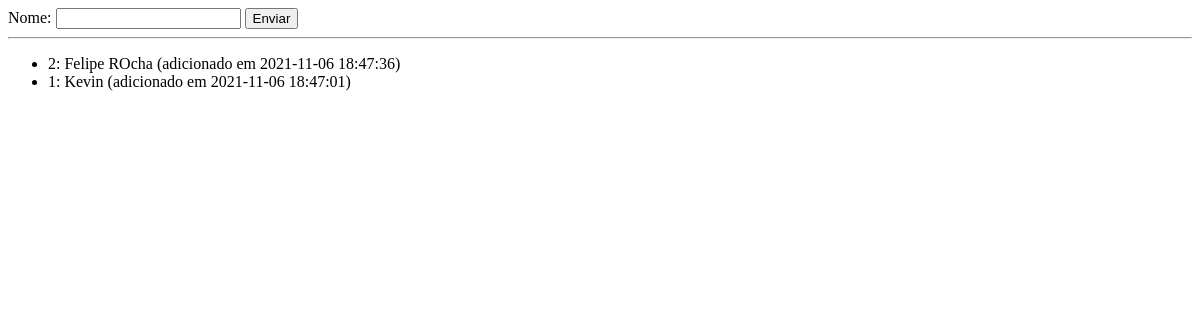
The page /db/index.php on the database as committed earlier.
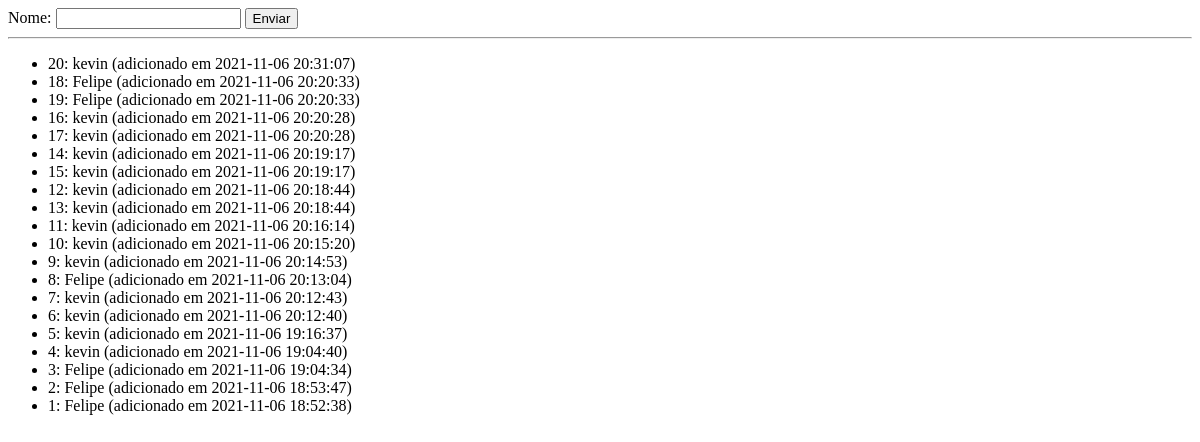
The same page on the database as committed later.
### tables this page shows
CREATE TABLE Usuarios (
    id INTEGER PRIMARY KEY AUTOINCREMENT,
    nome VARCHAR NOT NULL,
    adicionado_em TIMESTAMP NOT NULL DEFAULT CURRENT_TIMESTAMP,
    email VARCHAR
);

### db/index.php (the view, shortened to what this page needs)
<?php
try {
    $db = Database::getInstance();
    $usuarios = $db->query('SELECT * FROM Usuarios ORDER BY adicionado_em DESC')->fetchAll();
} catch (\Throwable $th) {
    echo $th;
    die(1);
}
?>
<!DOCTYPE html>
<html>
<head>
</head>
<body>
    <form method="post">
        <label for="nome">Nome: </label>
        <input type="text" name="nome" id="nome">
        <button type="submit">Enviar</button>
    </form>
    <hr>
    <ul>
        <?php foreach ($usuarios as $usuario) { ?>
            <li>
                <?= $usuario['id'] ?>: <?= $usuario['nome'] ?> (adicionado em <?= $usuario['adicionado_em'] ?>)
            </li>
        <?php } ?>
    </ul>
</body>
</html>

Rows that differ between the two databases and show on the page:
added usuarios: id "20", nome "kevin", adicionado_em "2021-11-06 20:31:07"
added usuarios: id "18", nome "Felipe", adicionado_em "2021-11-06 20:20:33"
added usuarios: id "19", nome "Felipe", adicionado_em "2021-11-06 20:20:33"
added usuarios: id "16", nome "kevin", adicionado_em "2021-11-06 20:20:28"
added usuarios: id "17", nome "kevin", adicionado_em "2021-11-06 20:20:28"
added usuarios: id "14", nome "kevin", adicionado_em "2021-11-06 20:19:17"
added usuarios: id "15", nome "kevin", adicionado_em "2021-11-06 20:19:17"
added usuarios: id "12", nome "kevin", adicionado_em "2021-11-06 20:18:44"
added usuarios: id "13", nome "kevin", adicionado_em "2021-11-06 20:18:44"
added usuarios: id "11", nome "kevin", adicionado_em "2021-11-06 20:16:14"
added usuarios: id "10", nome "kevin", adicionado_em "2021-11-06 20:15:20"
added usuarios: id "9", nome "kevin", adicionado_em "2021-11-06 20:14:53"
added usuarios: id "8", nome "Felipe", adicionado_em "2021-11-06 20:13:04"
added usuarios: id "7", nome "kevin", adicionado_em "2021-11-06 20:12:43"
added usuarios: id "6", nome "kevin", adicionado_em "2021-11-06 20:12:40"
added usuarios: id "5", nome "kevin", adicionado_em "2021-11-06 19:16:37"
added usuarios: id "4", nome "kevin", adicionado_em "2021-11-06 19:04:40"
added usuarios: id "3", nome "Felipe", adicionado_em "2021-11-06 19:04:34"
changed usuarios id 2: nome "Felipe ROcha" → "Felipe"; adicionado_em "2021-11-06 18:47:36" → "2021-11-06 18:53:47"
changed usuarios id 1: nome "Kevin" → "Felipe"; adicionado_em "2021-11-06 18:47:01" → "2021-11-06 18:52:38"
